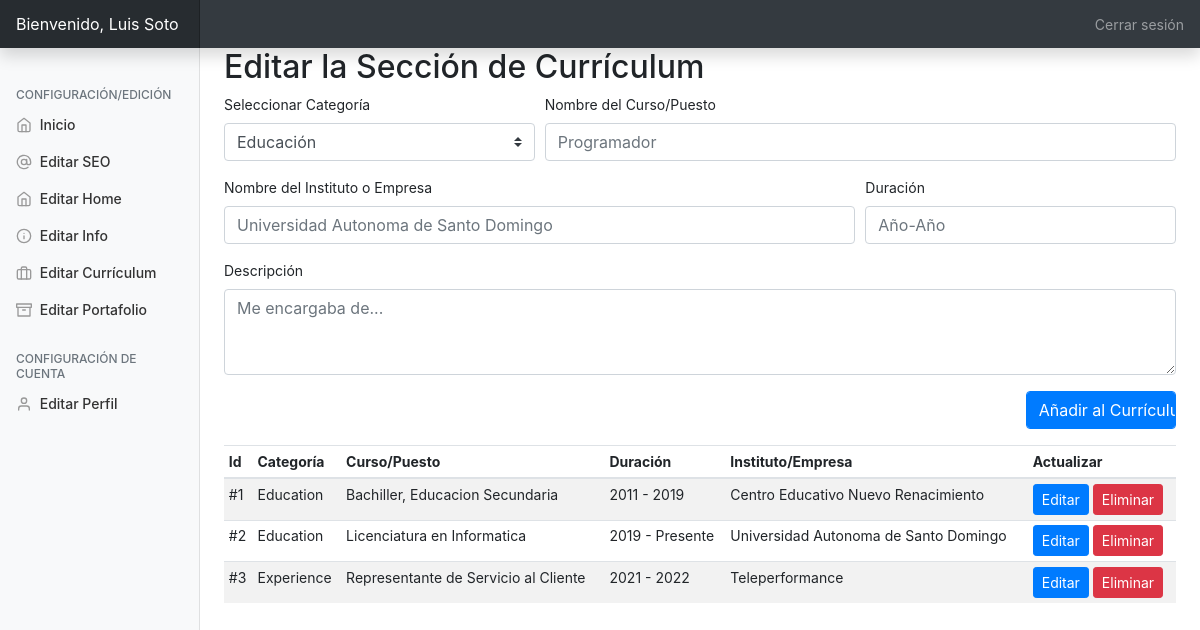
The app's page /admin/?editresume=true (signed in) with its own data.
### tables this page shows
CREATE TABLE `resume` (
  `id` int(11) NOT NULL,
  `category` varchar(250) NOT NULL,
  `title` varchar(250) NOT NULL,
  `year` varchar(250) NOT NULL,
  `ogname` varchar(250) NOT NULL,
  `workdesc` text NOT NULL
);

### admin/php/resume.php (the view, shortened to what this page needs)
<h2>Editar la Sección de Currículum</h2>
         <form action="php/uresume.php" method="post">
                 <div class="form-row">
                   <div class="form-group col-md-4">
                   <label>Seleccionar Categoría</label>
                    <select name="category" class="custom-select">
  <option value="e" selected>Educación</option>
</select></div>
                     <div class="form-group col-md-8">
    <label for="sn">Nombre del Curso/Puesto</label>
    <input type="text" name="title" class="form-control" id="website" placeholder="Programador" required>
  </div>
   <div class="form-group col-md-8">
    <label for="website">Nombre del Instituto o Empresa</label>
    <input type="text" name="ogname" class="form-control" id="website" placeholder="Universidad Autonoma de Santo Domingo" required>
  </div>
   <div class="form-group col-md-4">
    <label for="website">Duración</label>
    <input type="text" name="year" class="form-control" id="website" placeholder="Año-Año" required>
  </div>
  <div class="form-group col-md-12">
    <label for="exampleFormControlTextarea1">Descripción</label>
    <textarea class="form-control" name="workdesc" id="exampleFormControlTextarea1" rows="3" placeholder="Me encargaba de..."></textarea>
  </div>
   <div class="form-group col-md-2 ml-auto">
      <input type="submit" name="addtoresume" class="btn btn-primary form-control" value="Añadir al Currículum">
   </div>
                 </div>
             </form>
         <table id="rlist" class="table table-striped table-sm .table-responsive ">
          <thead>
            <tr>
              <th>Id</th>
              <th>Categoría</th>
              <th>Curso/Puesto</th>
              <th>Duración</th>
              <th>Instituto/Empresa</th>
              <th>Actualizar</th>
            </tr>
          </thead>
          <tbody>
         <?php
$query2="SELECT * FROM resume";
$queryrun2=mysqli_query($db,$query2);
$count=1;
while($data2=mysqli_fetch_array($queryrun2)){
    $cat = $data2['category']=='e'?$cat="Education":$cat="Experience";
    ?>
     <tr>
         <div class="modal fade" id="modal<?=$data2['id']?>" tabindex="-1" role="dialog" aria-labelledby="exampleModalLabel" aria-hidden="true">
          <td>#<?=$count?></td>
              <td><?=$cat?></td>
         <td><?=$data2['title']?></td>
         <td><?=$data2['year']?></td>
         <td><?=$data2['ogname']?></td>
         <td>
         <button type="button" class="btn btn-primary btn-sm" data-toggle="modal" data-target="#modal<?=$data2['id']?>">
  Editar
</button> <a href="php/uresume.php?del=<?=$data2['id']?>"><button type="button" class="btn btn-danger btn-sm" data-toggle="modal" data-target="#exampleModal">
  Eliminar
             </button></a></td>
            </tr>
         <?php $count++;
} ?>
             </tbody></table>

### admin/css/dashboard.css (style rules this page uses)
body { font-size: .875rem; }

### records on screen
resume: category "Education", title "Bachiller, Educacion Secundaria", year "2011 - 2019", ogname "Centro Educativo Nuevo Renacimiento"
resume: category "Education", title "Licenciatura en Informatica", year "2019 - Presente", ogname "Universidad Autonoma de Santo Domingo"
resume: category "Experience", title "Representante de Servicio al Cliente", year "2021 - 2022", ogname "Teleperformance"

### other values on screen
$_SESSION['username'] "Luis Soto"
